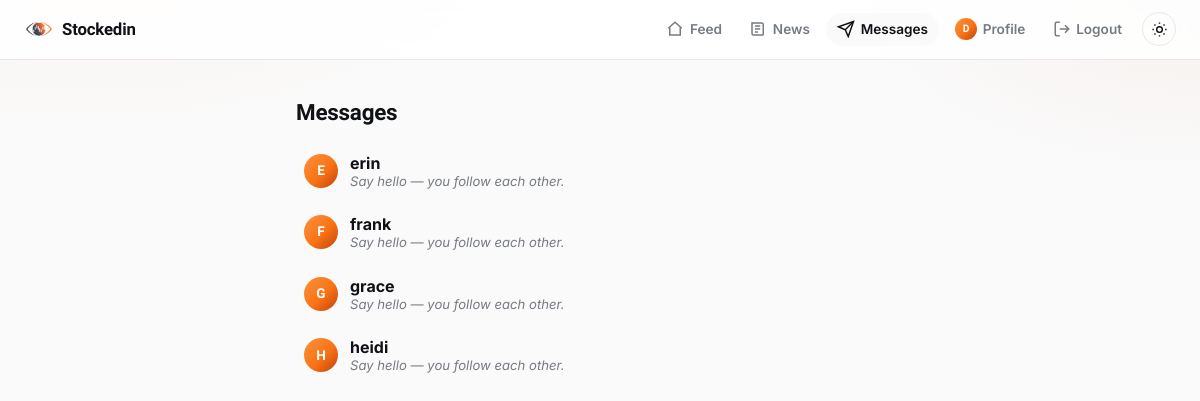
Screenshot of /messages (signed in) with the database file from the repository.
### models.py (models this page shows, shortened)
class User(UserMixin, db.Model):
    __tablename__ = "users"
    id = db.Column(db.Integer, primary_key=True)
    username = db.Column(db.String(32), unique=True, nullable=False, index=True)
    email = db.Column(db.String(120), unique=True, nullable=False)
    password_hash = db.Column(db.String(256), nullable=False)
    bio = db.Column(db.String(200))
    created_at = db.Column(db.DateTime, default=datetime.utcnow, nullable=False)
    portfolio = db.relationship(
        "Portfolio",
        back_populates="owner",
        uselist=False,
        cascade="all, delete-orphan",
    )
    likes = db.relationship("Like", back_populates="user", cascade="all, delete-orphan")
    comments = db.relationship(
        "Comment", back_populates="user", cascade="all, delete-orphan"
    )
    following = db.relationship(
        "Follow",
        foreign_keys="Follow.follower_id",
        back_populates="follower",
        cascade="all, delete-orphan",
    )
    followers = db.relationship(
        "Follow",
        foreign_keys="Follow.followed_id",
        back_populates="followed",
        cascade="all, delete-orphan",
    )
    @property
    def mutual_friends(self):
        following_ids = {f.followed_id for f in self.following}
        follower_ids = {f.follower_id for f in self.followers}
        mutual_ids = following_ids & follower_ids
        if not mutual_ids:
            return []
        return User.query.filter(User.id.in_(mutual_ids)).order_by(User.username).all()
    @property
    def unread_message_count(self):
        return Message.query.filter_by(recipient_id=self.id, read_at=None).count()

### routes_messages.py (the view)
@login_required
def inbox():
    friends = current_user.mutual_friends
    threads = []
    for friend in friends:
        last_message = (
            _thread_query(current_user.id, friend.id)
            .order_by(Message.created_at.desc())
            .first()
        )
        unread_count = Message.query.filter_by(
            sender_id=friend.id, recipient_id=current_user.id, read_at=None
        ).count()
        threads.append(
            {"friend": friend, "last_message": last_message, "unread_count": unread_count}
        )
    threads.sort(
        key=lambda t: t["last_message"].created_at if t["last_message"] else datetime.min,
        reverse=True,
    )
    return render_template("messages_inbox.html", threads=threads)

### app.py (called while the page is built)
def create_app():
    app = Flask(__name__, instance_relative_config=True)
    app.config.from_object(Config)
    db.init_app(app)
    login_manager.init_app(app)
    routes_auth.register(app)
    routes_portfolio.register(app)
    routes_social.register(app)
    routes_news.register(app)
    routes_messages.register(app)
    @app.context_processor
    def inject_unread_message_count():
        if current_user.is_authenticated:
            return {"unread_message_count": current_user.unread_message_count}
        return {"unread_message_count": 0}
    return app

### models.py (called while the page is built)
@login_manager.user_loader
def load_user(user_id):
    return db.session.get(User, int(user_id))

### routes_messages.py (called while the page is built)
def _thread_query(user_a_id, user_b_id):
    return Message.query.filter(
        or_(
            and_(Message.sender_id == user_a_id, Message.recipient_id == user_b_id),
            and_(Message.sender_id == user_b_id, Message.recipient_id == user_a_id),
        )
    )

### templates/messages_inbox.html (shortened to what this page needs)
{% extends "base.html" %}
{% block content %}
  <h1>Messages</h1>
  {% if threads %}
    <ul class="thread-list">
      {% for t in threads %}
        <li>
          <a class="thread-row {{ 'unread' if t.unread_count else '' }}" href="{{ url_for('thread', username=t.friend.username) }}">
            <span class="avatar">{{ t.friend.username[0]|upper }}</span>
            <span class="thread-info">
              <strong>{{ t.friend.username }}</strong>
              {% if t.last_message %}
                <span class="thread-preview">
                  {{ "You: " if t.last_message.sender_id == current_user.id else "" }}{{ t.last_message.body }}
                </span>
              {% else %}
                <span class="thread-preview empty">Say hello &mdash; you follow each other.</span>
              {% endif %}
            </span>
          </a>
        </li>
      {% endfor %}
    </ul>
  {% else %}
    <p class="empty-state">
      No conversations yet. You can message anyone who follows you back &mdash;
      follow someone from the <a href="{{ url_for('feed') }}">feed sidebar</a> and see if they follow back.
    </p>
  {% endif %}
{% endblock %}

### templates/base.html (shortened to what this page needs)
<!doctype html>
<html lang="en">
<head>
  <link rel="stylesheet" href="{{ url_for('static', filename='style.css') }}">
</head>
<body>
  <nav class="navbar">
    <a class="brand" href="{{ url_for('feed') if current_user.is_authenticated else url_for('login') }}">
      <img class="brand-mark" src="{{ url_for('static', filename='images/logo-icon.png') }}" alt="">
      Stockedin
    </a>
    <div class="nav-links">
      {% if current_user.is_authenticated %}
        <a href="{{ url_for('feed') }}" class="nav-link {{ 'active' if request.endpoint == 'feed' }}">
          <svg viewBox="0 0 24 24" fill="none" stroke="currentColor" stroke-width="2"><path d="M3 11l9-8 9 8"/><path d="M5 10v10h14V10"/></svg>
          <span>Feed</span>
        </a>
        <a href="{{ url_for('news') }}" class="nav-link {{ 'active' if request.endpoint == 'news' }}">
          <svg viewBox="0 0 24 24" fill="none" stroke="currentColor" stroke-width="2"><path d="M4 4h13a2 2 0 0 1 2 2v13a1 1 0 0 1-1 1H6a2 2 0 0 1-2-2z"/><path d="M8 8h7M8 12h7M8 16h4"/></svg>
          <span>News</span>
        </a>
        <a href="{{ url_for('inbox') }}" class="nav-link {{ 'active' if request.endpoint in ('inbox', 'thread') }}">
          <svg viewBox="0 0 24 24" fill="none" stroke="currentColor" stroke-width="2"><path d="M22 2 11 13"/><path d="M22 2 15 22l-4-9-9-4z"/></svg>
          <span>Messages</span>
        </a>
        <a href="{{ url_for('profile', username=current_user.username) }}" class="nav-link {{ 'active' if request.endpoint == 'profile' and request.view_args.username == current_user.username }}">
          <span class="avatar avatar-nav">{{ current_user.username[0]|upper }}</span>
          <span>Profile</span>
        </a>
        <a href="{{ url_for('logout') }}" class="nav-link">
          <svg viewBox="0 0 24 24" fill="none" stroke="currentColor" stroke-width="2"><path d="M9 21H5a2 2 0 0 1-2-2V5a2 2 0 0 1 2-2h4"/><path d="M16 17l5-5-5-5"/><path d="M21 12H9"/></svg>
          <span>Logout</span>
        </a>
      {% else %}
        <a class="nav-link" href="{{ url_for('login') }}"><span>Login</span></a>
        <a class="nav-link" href="{{ url_for('signup') }}"><span>Sign up</span></a>
      {% endif %}
      <button type="button" id="theme-toggle" class="theme-toggle" aria-label="Toggle dark mode">
        <svg class="icon-sun" viewBox="0 0 24 24" fill="none" stroke="currentColor" stroke-width="2"><circle cx="12" cy="12" r="4"/><path d="M12 2v2M12 20v2M4.9 4.9l1.4 1.4M17.7 17.7l1.4 1.4M2 12h2M20 12h2M4.9 19.1l1.4-1.4M17.7 6.3l1.4-1.4"/></svg>
      </button>
    </div>
  </nav>
  <main class="container {% block container_class %}{% endblock %}">
    {% block content %}{% endblock %}
  </main>
</body>
</html>

### static/style.css (style rules this page uses)
:root { --bg: #fafafa; --card-bg: #ffffff; --border: #e8e8ea; --text: #0f1115; --muted: #767a82; --primary: #4361ee; --primary-dark: #3245c0; --gain: #0ecb81; --gain-bg: #e6faf3; --loss: #f6465d; --loss-bg: #fdeaed; --danger: #f6465d; --gradient: linear-gradient(135deg, #fb923c 0%, #f97316 55%, #c2410c 100%); --shadow: 0 1px 2px rgba(15, 17, 21, 0.04), 0 8px 24px rgba(15, 17, 21, 0.06); --shadow-hover: 0 4px 8px rgba(15, 17, 21, 0.06), 0 16px 32px rgba(15, 17, 21, 0.09); --radius: 14px; --wash-1: rgba(249, 115, 22, 0.06); --wash-2: rgba(194, 65, 12, 0.05); --nav-bg: rgba(255, 255, 255, 0.85); --font-body: "Inter", -apple-system, "Segoe UI", Roboto, Helvetica, Arial, sans-serif; --font-heading: "Plus Jakarta Sans", var(--font-body); --font-numeric: "Space Grotesk", var(--font-body); }
html { color-scheme: light; }
* { box-sizing: border-box; }
body { margin: 0; font-family: var(--font-body); background: radial-gradient(720px 360px at 8% -10%, var(--wash-1), transparent 60%), radial-gradient(640px 320px at 100% 0%, var(--wash-2), transparent 55%), var(--bg); background-attachment: fixed; color: var(--text); -webkit-font-smoothing: antialiased; transition: background-color 0.15s, color 0.15s; }
.navbar { display: flex; justify-content: space-between; align-items: center; padding: 0.7rem 1.5rem; background: var(--nav-bg); backdrop-filter: blur(10px); border-bottom: 1px solid var(--border); position: sticky; top: 0; z-index: 100; }
.navbar .brand { display: flex; align-items: center; gap: 0.5rem; font-family: var(--font-heading); font-weight: 800; font-size: 1.05rem; color: var(--text); text-decoration: none; letter-spacing: -0.01em; }
.brand-mark { width: 30px; height: 30px; object-fit: contain; flex-shrink: 0; }
.nav-links { display: flex; align-items: center; gap: 0.15rem; }
.nav-link { position: relative; display: flex; align-items: center; gap: 0.35rem; padding: 0.45rem 0.7rem; margin-left: 0.15rem; border-radius: 999px; color: var(--muted); text-decoration: none; font-size: 0.85rem; font-weight: 600; transition: background 0.15s, color 0.15s; }
.nav-link svg { width: 18px; height: 18px; flex-shrink: 0; }
.nav-link.active { color: var(--text); background: var(--bg); }
.nav-link span:not(.avatar):not(.nav-badge) { display: inline; }
.theme-toggle { display: flex; align-items: center; justify-content: center; width: 34px; height: 34px; margin-left: 0.4rem; border: 1px solid var(--border); border-radius: 50%; background: none; color: var(--text); cursor: pointer; }
.theme-toggle svg { width: 17px; height: 17px; }
.container { max-width: 640px; margin: 0 auto; padding: 1.5rem 1rem 4rem; }
h1, h2, h3 { font-family: var(--font-heading); }
h1 { font-size: 1.4rem; letter-spacing: -0.01em; }
.avatar { display: inline-flex; align-items: center; justify-content: center; width: 34px; height: 34px; border-radius: 50%; background: var(--gradient); color: #fff; font-family: var(--font-heading); font-weight: 700; font-size: 0.85rem; flex-shrink: 0; line-height: 1; }
.avatar-nav { width: 22px; height: 22px; font-size: 0.65rem; }
.thread-list { list-style: none; padding: 0; margin: 0; }
.thread-row { display: flex; align-items: center; gap: 0.75rem; padding: 0.8rem 0.5rem; border-radius: var(--radius); text-decoration: none; color: var(--text); transition: background 0.15s; }
.thread-info { display: flex; flex-direction: column; min-width: 0; flex: 1; }
.thread-preview { color: var(--muted); font-size: 0.82rem; white-space: nowrap; overflow: hidden; text-overflow: ellipsis; }
.thread-preview.empty { font-style: italic; }

### rows the page displays
User: username "D"
User: friend "E", friend.username "erin"
User: friend "F", friend.username "frank"
User: friend "G", friend.username "grace"
User: friend "H", friend.username "heidi"
